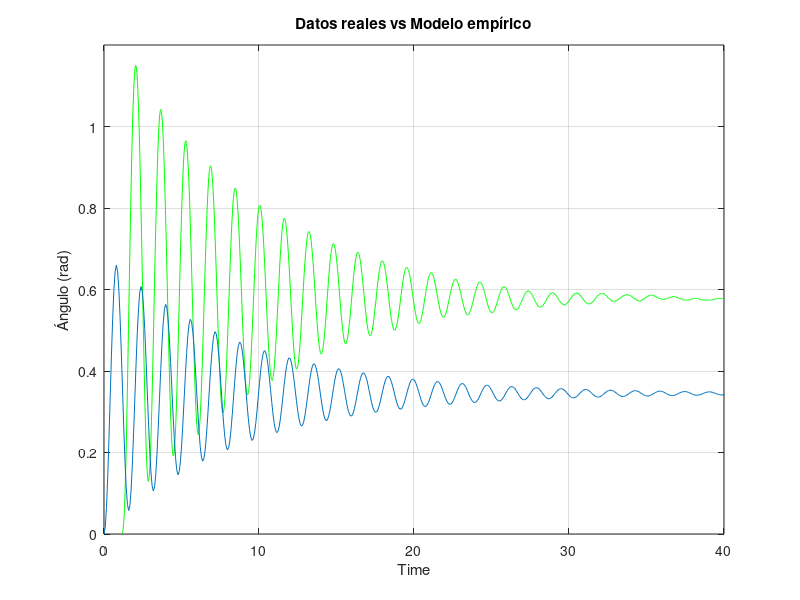
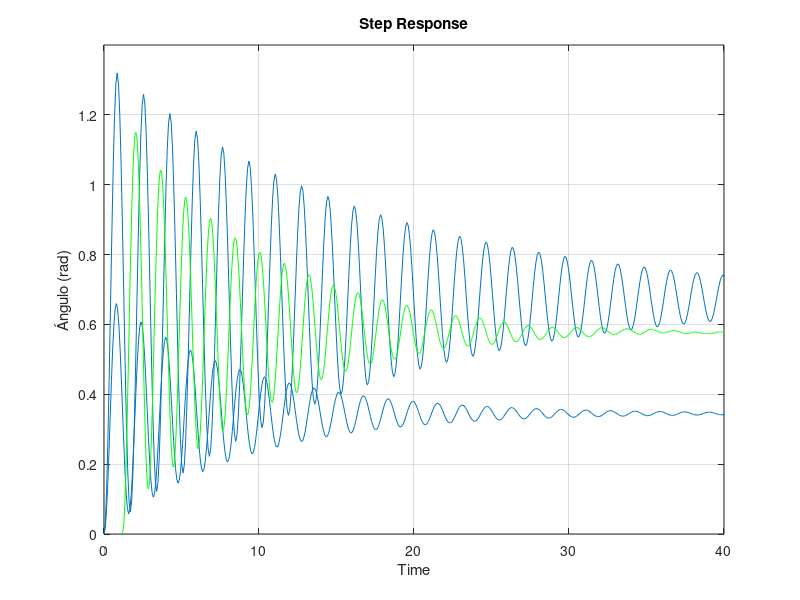

MATLAB code to generate these figures, in order:
% Cierra lo que se tiene abierto
close all

s = tf('s');

% Se leen los datos del archivo csv
matriz = csvread('PAMH_2set.csv',1,0);

% Se ordenan los datos para la estimación 
t = matriz(:,1);
t_c = matriz(78:2021,1);

theta = matriz(:,2);
theta_c = matriz(78:2021,2);

ref = matriz(:,3);
ref_c = matriz(78:2021,3);

% Funcion de transferencia obtenida usando
% systemIdentification('planta2.sid')

% Da fit de 85.19
funct1 = tf(5.363, [1 0.2289 15.55]);

% Se realiza plot para comparar a ojo el modelo obtenido vs los datos
% originales
plot(t_c, theta_c, 'color', 'g');
hold on;
step(funct1);
title('Datos reales vs Modelo empírico');
xlabel('Time');
ylabel('Ángulo (rad)');
xlim([0, 40])
ylim([0, 1.2])
grid on;

% Calculos para comparacion con modelo a partir de ecuaciones matematicas
gmax_i = max(theta_c);
gmax_i1 = 1.041;
delta = log(gmax_i/gmax_i1);

shi = delta/sqrt((2*pi)^2+delta^2);

te = 1.7;
w = 2*pi/te;
wn = w/sqrt(1-shi^2);

A = 1.7;

K = gmax_i/A;

% Función obtenida matematicamente
Gs = K*wn^2/(s^2+2*shi*wn*s+wn^2);
figure();
step(Gs);
hold on
step(funct1);
hold on
plot(t_c, theta_c, 'color', 'g');
xlabel('Time');
ylabel('Ángulo (rad)');
xlim([0, 40])
ylim([0, 1.4])
grid on;
